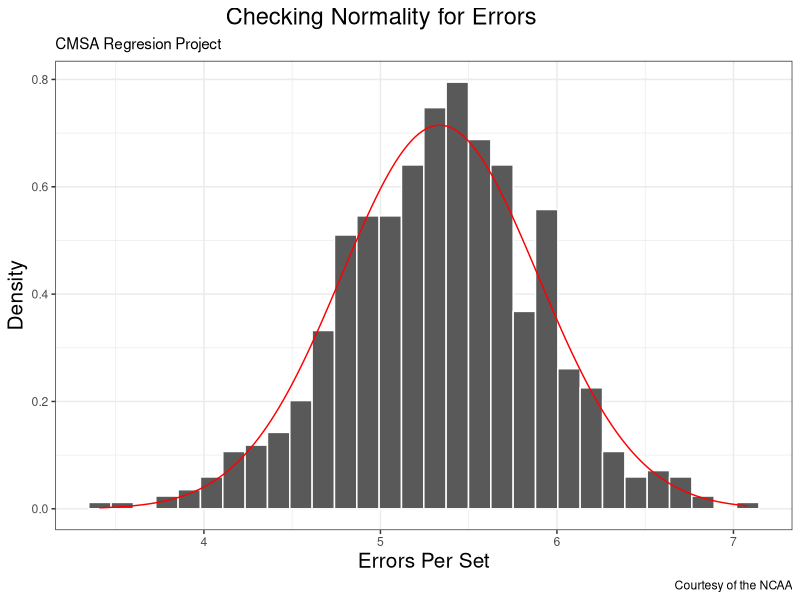
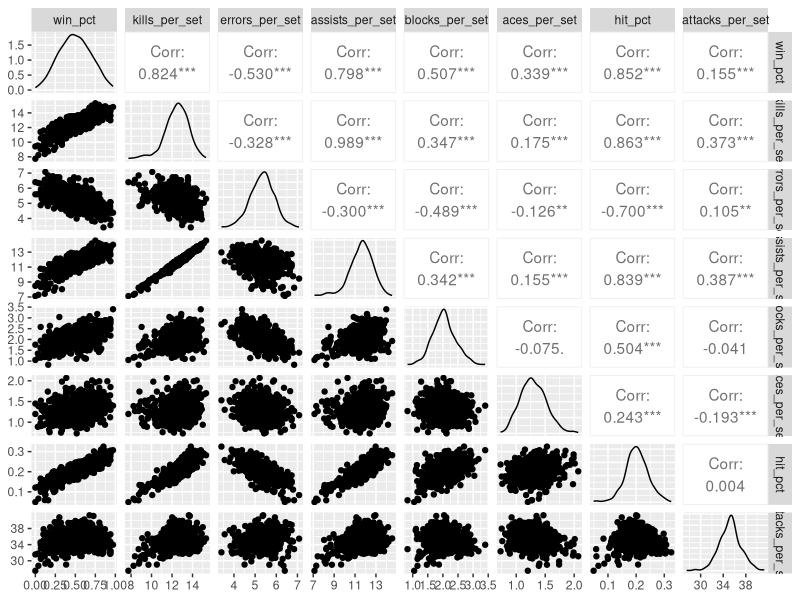
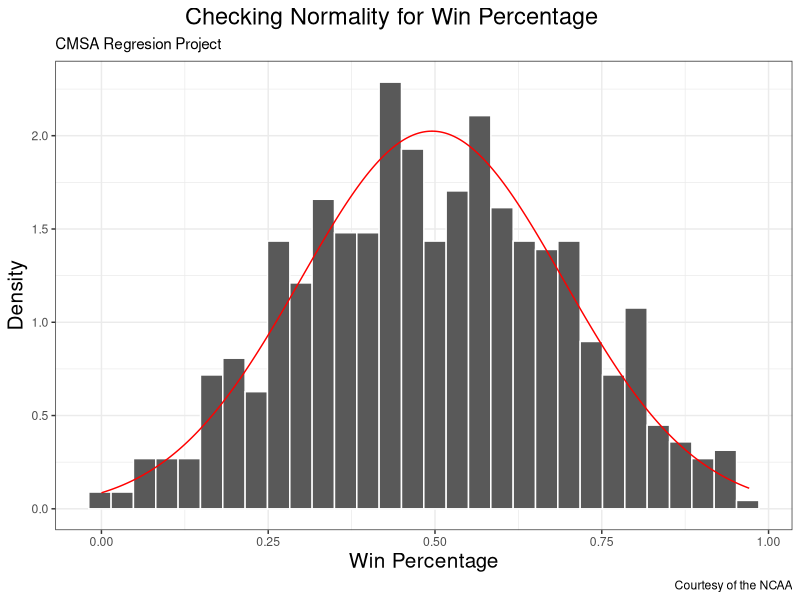
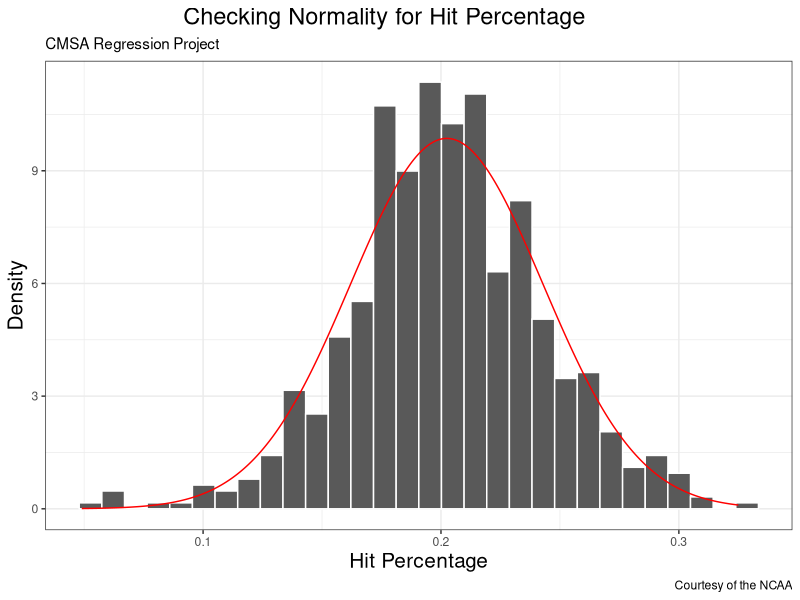
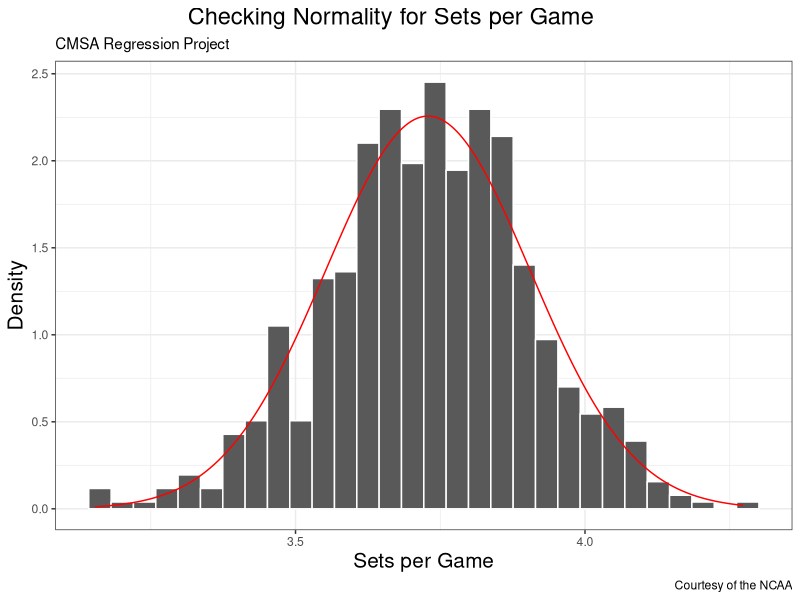

Source code (R) for these figures, in order: (Note: this script raises an error after producing the figures.)
## ---- chunk 1
knitr::opts_chunk$set(echo = TRUE)
## ---- chunk 2
library(tidyverse)
womens_ncaa_volleyball <- read_csv("womens_ncaa_volleyball_20182019.csv")
## ---- chunk 3

womens_ncaa_volleyball <- womens_ncaa_volleyball %>% 
  mutate(errors_per_set = errors / s,
         attacks_per_set = total_attacks / s,
         G = w + l,
         sets_per_game = s / G) 
  
  errors <- ggplot(womens_ncaa_volleyball) +
  geom_histogram(aes(x = errors_per_set, y = ..density..), 
                 center = 0.5,
                  closed = "left",
                   color = "white") +
   stat_function(fun = dnorm, 
                 color = "red",
                 n = 666,
                 args = list(mean = mean(womens_ncaa_volleyball$errors_per_set),
                             sd = sd(womens_ncaa_volleyball$errors_per_set))) +
   labs(title = "Checking Normality for Errors",
        subtitle = "CMSA Regresion Project",
        x = "Errors Per Set",
        y = "Density",
        caption = "Courtesy of the NCAA") +
 theme_bw() + 
 theme(plot.title = element_text(size = 17, hjust = 0.4),
       axis.title = element_text(size = 15))
   
errors
library(GGally)
ncol(womens_ncaa_volleyball)
ggpairs(womens_ncaa_volleyball, columns = c("win_pct", "kills_per_set", "errors_per_set", "assists_per_set", "blocks_per_set","aces_per_set", "hit_pct",
"attacks_per_set"))


win_percentage <- ggplot(womens_ncaa_volleyball) +
  geom_histogram(aes(x = win_pct, y = ..density..),
                 center = 0.5, 
                 closed = "left",
                 color = "White") + 
  stat_function(fun = dnorm, 
                color = "red",
                n = 666,
                args = list(mean = mean(womens_ncaa_volleyball$win_pct), sd = sd(womens_ncaa_volleyball$win_pct))) +  
  labs(title = "Checking Normality for Win Percentage",
       subtitle = "CMSA Regresion Project",
       x = "Win Percentage",
       y = "Density",
       caption = "Courtesy of the NCAA") +
theme_bw() + 
theme(plot.title = element_text(size = 17, hjust = 0.4),
      axis.title = element_text(size = 15))
  
win_percentage 

hits <- ggplot(womens_ncaa_volleyball) +
  geom_histogram(aes(x = hit_pct, y = ..density..),
                 center = 0.5, 
                 closed = "left",
                 color = "White") + 
  stat_function(fun = dnorm, 
                color = "red",
                n = 666,
                args = list(mean = mean(womens_ncaa_volleyball$hit_pct), sd = sd(womens_ncaa_volleyball$hit_pct))) +  
  labs(title = "Checking Normality for Hit Percentage",
       subtitle = "CMSA Regression Project",
       x = "Hit Percentage",
       y = "Density",
       caption = "Courtesy of the NCAA") +
theme_bw() + 
theme(plot.title = element_text(size = 17, hjust = 0.4),
      axis.title = element_text(size = 15))

hits

sets <- ggplot(womens_ncaa_volleyball) +
  geom_histogram(aes(x = sets_per_game, y = ..density..),
                 center = 0.5, 
                 closed = "left",
                 color = "White") + 
  stat_function(fun = dnorm, 
                color = "red",
                n = 666,
                args = list(mean = mean(womens_ncaa_volleyball$sets_per_game), sd = sd(womens_ncaa_volleyball$sets_per_game))) +  
  labs(title = "Checking Normality for Sets per Game",
       subtitle = "CMSA Regression Project",
       x = "Sets per Game",
       y = "Density",
       caption = "Courtesy of the NCAA") +
theme_bw() + 
theme(plot.title = element_text(size = 17, hjust = 0.4),
      axis.title = element_text(size = 15))
sets

## ---- chunk 4
v1 <- lm(win_pct ~ errors_per_set + assists_per_set + blocks_per_set, data = womens_ncaa_volleyball)
summary(volleyball_lm1)
summary(v1)

v2 <- lm(win_pct ~  blocks_per_set + kills_per_set, data = womens_ncaa_volleyball)
summary(v2)

v3 <- lm(win_pct ~ hit_pct + blocks_per_set, data = womens_ncaa_volleyball)
summary(v3)

v4 <- lm(win_pct ~ assists_per_set + blocks_per_set + errors_per_set + aces_per_set, data = womens_ncaa_volleyball)
summary(v4)

v5 <- lm(win_pct ~ hit_pct + blocks_per_set + aces_per_set, data = womens_ncaa_volleyball)
summary(v5)

v6 <- lm(win_pct ~ kills_per_set + aces_per_set + blocks_per_set, data = womens_ncaa_volleyball)
summary(v6)

library(ggfortify)
library(car)
diag1 <- autoplot(v1) + theme_bw()
diag2 <- autoplot(v2) + theme_bw()
diag3 <- autoplot(v3) + theme_bw()
diag4 <- autoplot(v4) + theme_bw()
diag5 <- autoplot(v5) + theme_bw()
diag6 <- autoplot(v6) + theme_bw()

diag1
diag2
diag3
diag4
diag5
diag6


vif(v1)
vif(v2)
vif(v3)
vif(v4)
vif(v5)
vif(v6)
